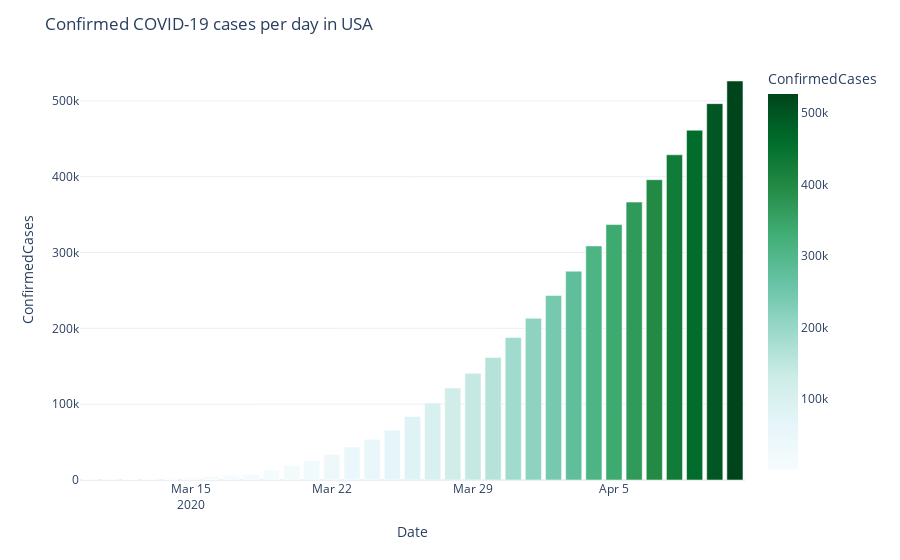

The cell this chart's notebook holds for it:
### Markdown cell above
## Covid-19 Cases in USA over Days

### Code cell
df_by_date_USA = pd.DataFrame(df.fillna('NA').groupby(['Country_Region','Date'])['ConfirmedCases'].sum().sort_values().reset_index())

fig = px.bar(df_by_date_USA.loc[(df_by_date_USA['Country_Region'] == 'US') &(df_by_date_USA.Date >= '2020-03-02')].sort_values('ConfirmedCases',ascending = False), 
             x='Date', y='ConfirmedCases', color="ConfirmedCases", color_continuous_scale=px.colors.sequential.BuGn)
fig.update_layout(title_text='Confirmed COVID-19 cases per day in USA')
fig.show()

### Figure 1 — Plotly figure (JSON) as saved in the notebook; plotly's stock layout.template omitted (floating-point values rounded to 4 significant figures)
{"data": [{"alignmentgroup": "True", "hovertemplate": "Date=%{x}<br>ConfirmedCases=%{marker.color}<extra></extra>", "legendgroup": "", "marker": {"color": [526233, 496372, 461274, 428889, 396063, 366507, 336912, 308693, 275426, 243441, 213214, 188018, 161679, 140757, 121313, 101580, 83759, 65701, 53659, 43586, 33765, 25435, 19025, 13608, 7715, 6353, 4565, 3431, 2658, 2112, 1596, 1214, 892], "coloraxis": "coloraxis"}, "name": "", "offsetgroup": "", "orientation": "v", "showlegend": false, "textposition": "auto", "type": "bar", "x": ["2020-04-11", "2020-04-10", "2020-04-09", "2020-04-08", "2020-04-07", "2020-04-06", "2020-04-05", "2020-04-04", "2020-04-03", "2020-04-02", "2020-04-01", "2020-03-31", "2020-03-30", "2020-03-29", "2020-03-28", "2020-03-27", "2020-03-26", "2020-03-25", "2020-03-24", "2020-03-23", "2020-03-22", "2020-03-21", "2020-03-20", "2020-03-19", "2020-03-18", "2020-03-17", "2020-03-16", "2020-03-15", "2020-03-14", "2020-03-13", "2020-03-12", "2020-03-11", "2020-03-10"], "xaxis": "x", "y": [526233, 496372, 461274, 428889, 396063, 366507, 336912, 308693, 275426, 243441, 213214, 188018, 161679, 140757, 121313, 101580, 83759, 65701, 53659, 43586, 33765, 25435, 19025, 13608, 7715, 6353, 4565, 3431, 2658, 2112, 1596, 1214, 892], "yaxis": "y"}], "layout": {"barmode": "relative", "coloraxis": {"colorbar": {"title": {"text": "ConfirmedCases"}}, "colorscale": [[0, "rgb(247,252,253)"], [0.125, "rgb(229,245,249)"], [0.25, "rgb(204,236,230)"], [0.375, "rgb(153,216,201)"], [0.5, "rgb(102,194,164)"], [0.625, "rgb(65,174,118)"], [0.75, "rgb(35,139,69)"], [0.875, "rgb(0,109,44)"], [1, "rgb(0,68,27)"]]}, "legend": {"tracegroupgap": 0}, "margin": {"t": 60}, "title": {"text": "Confirmed COVID-19 cases per day in USA"}, "xaxis": {"anchor": "y", "domain": [0, 1], "title": {"text": "Date"}}, "yaxis": {"anchor": "x", "domain": [0, 1], "title": {"text": "ConfirmedCases"}}}}
